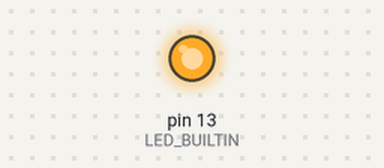
The sketch below on a simulated Arduino Uno, built with avr-gcc and run on an emulated ATmega328P. On the bench: output pins drawn as LEDs (lit = HIGH). What the sketch prints to the serial monitor is not drawn.

Above: at 0.2 s.
At 0.7 s:
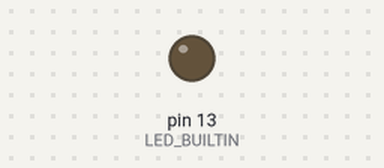
Timing chart, 0 to 3.0 s (numbered marks = the images above):
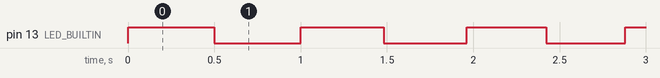

Measured:
- by itself, pin 13 (LED_BUILTIN): repeats every 0.98 s: LOW 0.50 s, HIGH 0.48 s
- by itself, everything shown: repeats every 25.0 s, in 94 steps

The sketch:

TimedBomb.ino
```cpp
const int RATE = 20;
int TOTAL_TIME = 500;
int delayMs = 0;
int state;

// the setup function runs once when you press reset or power the board
void setup() {
  // initialize digital pin LED_BUILTIN as an output.
  pinMode(LED_BUILTIN, OUTPUT);
  delayMs = TOTAL_TIME;
  state = 1;
  Serial.begin(9600);
}

// the loop function runs over and over again forever
void loop() {
  // Check if we should increase of decrease
  if(delayMs == 0) {
    state = 0;
  } else if (delayMs == TOTAL_TIME) {
    state = 1;
  }

  Serial.println("delay of ");       // prints in a new line a message
  Serial.println(delayMs);           // prints in a new line the delay in ms
  digitalWrite(LED_BUILTIN, HIGH);   // turn the LED on (HIGH is the voltage level)
  delay(delayMs);                    // wait for a second
  digitalWrite(LED_BUILTIN, LOW);    // turn the LED off by making the voltage LOW
  delay(delayMs);                    // wait for a second

  if (state == 0) {
    delayMs = delayMs + RATE;
  } else {
    delayMs = delayMs - RATE;
  }
}
```
